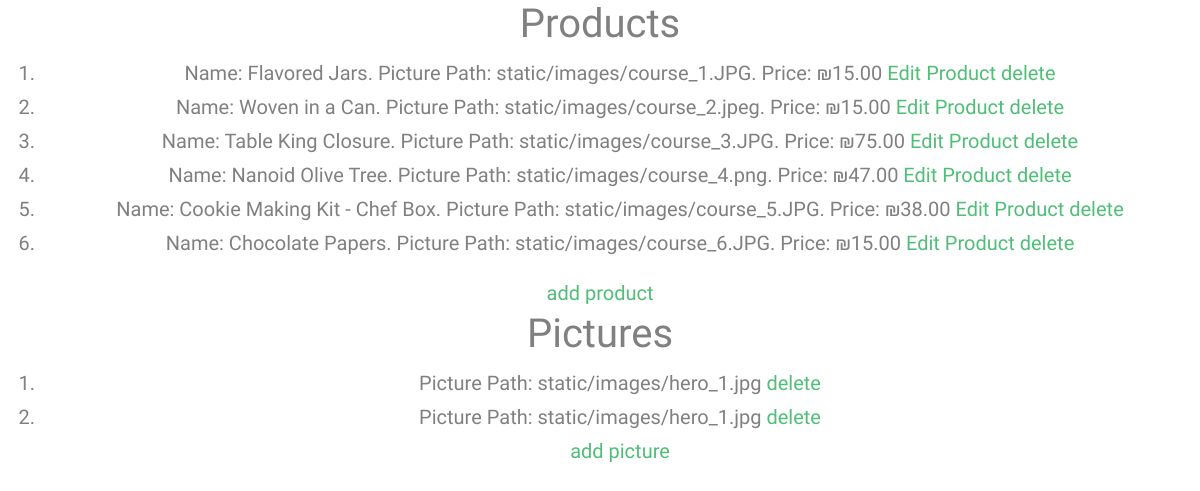
The app's page /managment with its own data.
### model.py (models this page shows)
class Product(Base):
	__tablename__ = 'rating'
	product_id = Column(Integer, primary_key=True)
	picture_path = Column(String)
	name = Column(String)
	price = Column(Integer)

class Picture(Base):
	__tablename__ = 'picture'
	picture_id = Column(Integer, primary_key=True)
	path = Column(String)

### app.py (the view)
@app.route('/managment', methods=['GET','POST'])
def managment():
	pics = session.query(Picture).all()
	ls = session.query(Product).all()
	return render_template("managment.html", ls=ls,pics=pics)

### templates/managment.html (shortened to what this page needs)
<!DOCTYPE html>
<html>
<head>
  <link rel="stylesheet" href="static/fonts/icomoon/style.css">
  <link rel="stylesheet" href="static/bootstrap.min.css">
  <link rel="stylesheet" href="static/jquery-ui.css">
  <link rel="stylesheet" href="static/owl.carousel.min.css">
  <link rel="stylesheet" href="static/owl.theme.default.min.css">
  <link rel="stylesheet" href="static/owl.theme.default.min.css">
  <link rel="stylesheet" href="static/jquery.fancybox.min.css">
  <link rel="stylesheet" href="static/bootstrap-datepicker.css">
  <link rel="stylesheet" href="static/fonts/flaticon/font/flaticon.css">
  <link rel="stylesheet" href="static/aos.css">
  <link href="static/jquery.mb.YTPlayer.min.css" media="all" rel="stylesheet" type="text/css">
  <link rel="stylesheet" href="static/style.css">
</head>
<body style="text-align: center;">
	<h1>Products</h1>
	<ol>
		{%for product in ls%}
		<li style="font-size: 20px;">Name: {{product.name}}. Picture Path: {{product.picture_path}}. Price: ₪{{product.price}}.00 <a href="{{ url_for('display_product_managment',product_id=product.product_id) }}"> Edit Product </a>
		<a href="{{ url_for('delete_pro',product_id= product.product_id) }}">delete</a></li>
		{%endfor%}
	</ol>
	<a href="{{url_for('add_product_page')}}" style="font-size: 20px;">add product</a>
	<br>
	<h1>Pictures</h1>
	<ol>
	{%for picture in pics%}
		<li style="font-size: 20px;">Picture Path: {{picture.path}} <a href="{{ url_for('delete_pic',picture_id= picture.picture_id) }}"> delete</a></li>
	{%endfor%}
	<a href="{{url_for('add_picture_page')}}" style="font-size: 20px;">add picture</a>
</body>
</html>

### static/style.css (style rules this page uses)
body { line-height: 1.7; color: gray; font-weight: 300; font-size: 1.1rem; }
a { -webkit-transition: .3s all ease; -o-transition: .3s all ease; transition: .3s all ease; }
h1, h2, h3, h4, h5, .h1, .h2, .h3, .h4, .h5 { font-family: "Muli", -apple-system, BlinkMacSystemFont, "Segoe UI", Roboto, "Helvetica Neue", Arial, sans-serif, "Apple Color Emoji", "Segoe UI Emoji", "Segoe UI Symbol", "Noto Color Emoji"; }

### records on screen
Product: name "Flavored Jars", picture_path "static/images/course_1.JPG", price "15"
Product: name "Woven in a Can", picture_path "static/images/course_2.jpeg", price "15"
Product: name "Table King Closure", picture_path "static/images/course_3.JPG", price "75"
Product: name "Nanoid Olive Tree", picture_path "static/images/course_4.png", price "47"
Product: name "Cookie Making Kit - Chef Box", picture_path "static/images/course_5.JPG", price "38"
Product: name "Chocolate Papers", picture_path "static/images/course_6.JPG", price "15"
Picture: path "static/images/hero_1.jpg"
Picture: path "static/images/hero_1.jpg"
